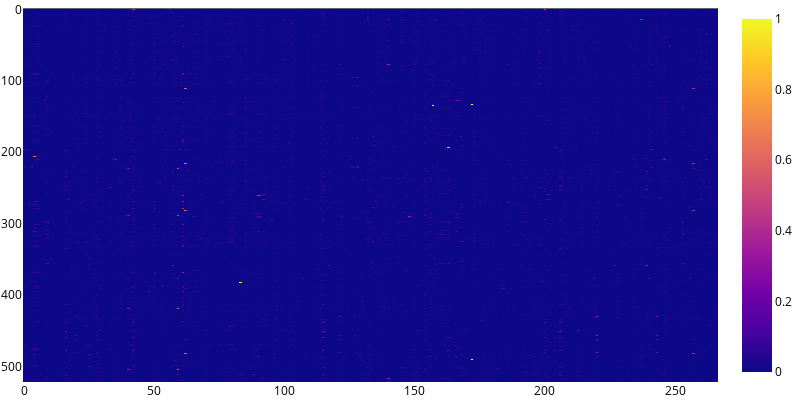

Notebook cell for this chart:
### Code cell
import plotly.express as px
annotations = np.array(annotations)
fig = px.imshow(annotations, text_auto=True, aspect="auto",  width=800, height=400) #, color_continuous_scale=[[0, 'white'], [0.5, 'rgb(92, 228, 255)'], [1.0, 'rgb(0, 0, 255)']])
fig.update_layout({
    'plot_bgcolor': 'rgba(0,0,0,0)',
    'paper_bgcolor': 'rgba(0,0,0,0)'
})
fig.update_layout(margin=dict(l=1, r=1, t=1, b=1), font_color="black")
fig.write_image(f"/home/sasce/PycharmProjects/CodeGraphClassification/reports/plots/annotations/{project_name}_{method}_label_headmap.pdf")
fig.show()

### Figure 1 — Plotly figure (JSON) as saved in the notebook; plotly's stock layout.template omitted (floating-point values rounded to 4 significant figures; data arrays with more than 128 entries replaced by an {"elided": "..."} marker saying what was removed)
{"data": [{"coloraxis": "coloraxis", "name": "0", "texttemplate": "%{z}", "z": {"elided": "522x267 float values"}, "type": "heatmap", "xaxis": "x", "yaxis": "y", "hovertemplate": "x: %{x}<br>y: %{y}<br>color: %{z}<extra></extra>"}], "layout": {"xaxis": {"anchor": "y", "domain": [0.0, 1.0]}, "yaxis": {"anchor": "x", "domain": [0.0, 1.0], "autorange": "reversed"}, "coloraxis": {"colorscale": [[0.0, "#0d0887"], [0.1111, "#46039f"], [0.2222, "#7201a8"], [0.3333, "#9c179e"], [0.4444, "#bd3786"], [0.5556, "#d8576b"], [0.6667, "#ed7953"], [0.7778, "#fb9f3a"], [0.8889, "#fdca26"], [1.0, "#f0f921"]]}, "margin": {"t": 1, "l": 1, "r": 1, "b": 1}, "height": 400, "width": 800, "plot_bgcolor": "rgba(0,0,0,0)", "paper_bgcolor": "rgba(0,0,0,0)", "font": {"color": "black"}}}
